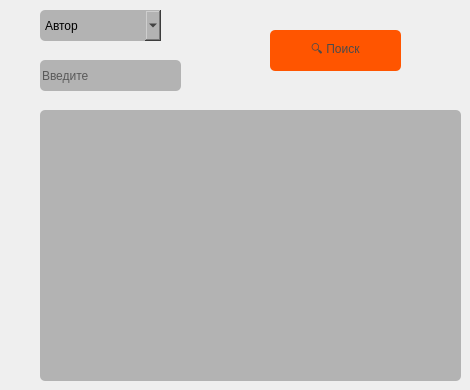
      <widget class="QWidget" name="tab_9">
       <attribute name="title">
        <string>Поиск</string>
       </attribute>
       <widget class="QComboBox" name="cmb_value_search">
        <property name="geometry">
         <rect>
          <x>40</x>
          <y>10</y>
          <width>121</width>
          <height>31</height>
         </rect>
        </property>
        <property name="styleSheet">
         <string notr="true">background-color: rgb(179, 179,179);
border-radius: 5px;</string>
        </property>
        <item>
         <property name="text">
          <string>Автор</string>
         </property>
        </item>
        <item>
         <property name="text">
          <string>Название</string>
         </property>
        </item>
       </widget>
       <widget class="QLineEdit" name="ledit_value_search">
        <property name="geometry">
         <rect>
          <x>40</x>
          <y>60</y>
          <width>141</width>
          <height>31</height>
         </rect>
        </property>
        <property name="styleSheet">
         <string notr="true">background-color: rgb(179, 179,179);
border-radius: 5px;</string>
        </property>
        <property name="placeholderText">
         <string>Введите</string>
        </property>
       </widget>
       <widget class="QPushButton" name="btn_search_book">
        <property name="geometry">
         <rect>
          <x>270</x>
          <y>30</y>
          <width>131</width>
          <height>41</height>
         </rect>
        </property>
        <property name="styleSheet">
         <string notr="true">background-color: rgb(255, 85, 0);
color: rgb(75, 75, 75);
font: 12pt &quot;Segoe UI&quot;;
border-radius: 5px;</string>
        </property>
        <property name="text">
         <string>🔍 Поиск</string>
        </property>
       </widget>
       <widget class="QFrame" name="frame_btn_books">
        <property name="geometry">
         <rect>
          <x>40</x>
          <y>110</y>
          <width>421</width>
          <height>271</height>
         </rect>
        </property>
        <property name="styleSheet">
         <string notr="true">background-color: rgb(179, 179,179);
border-radius: 5px;</string>
        </property>
        <property name="frameShape">
         <enum>QFrame::StyledPanel</enum>
        </property>
        <property name="frameShadow">
         <enum>QFrame::Raised</enum>
        </property>
       </widget>
      </widget>
